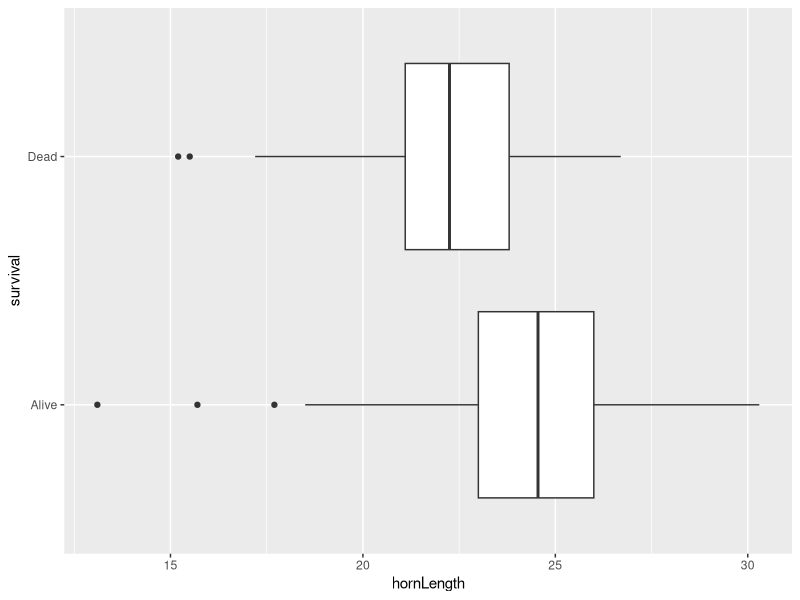
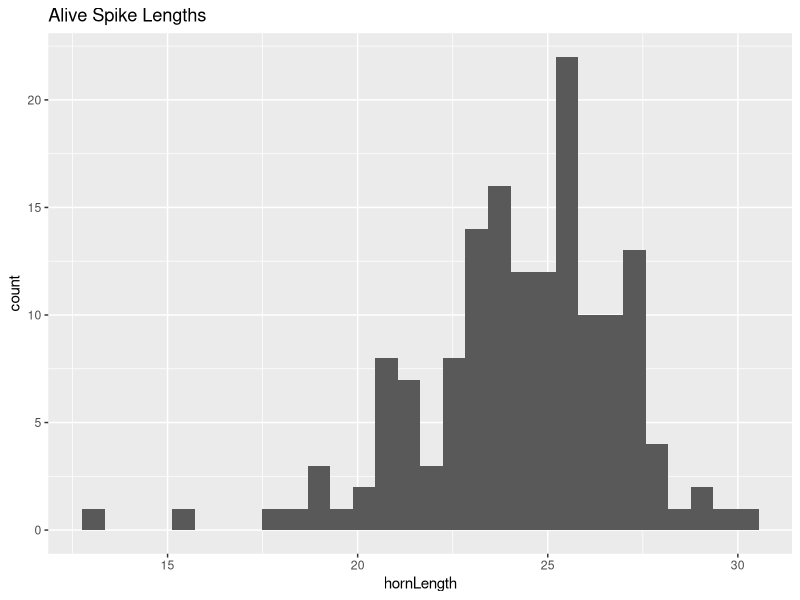
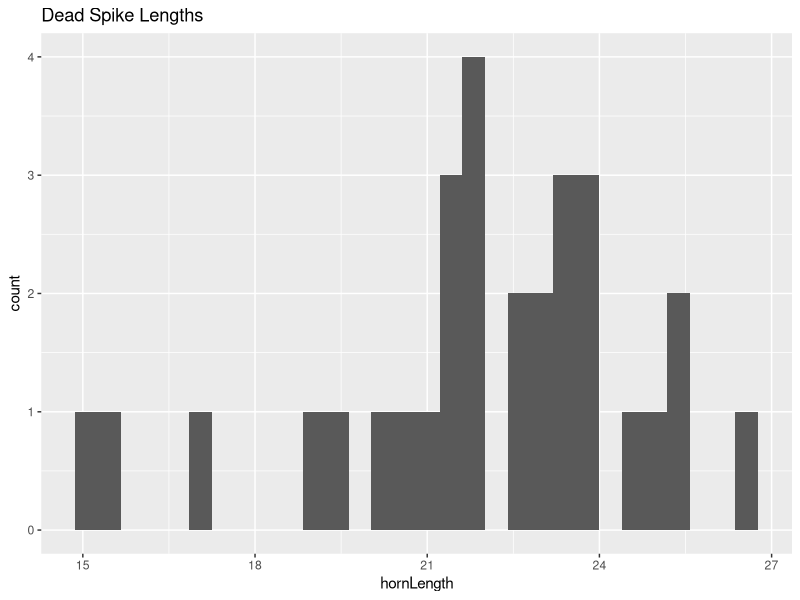
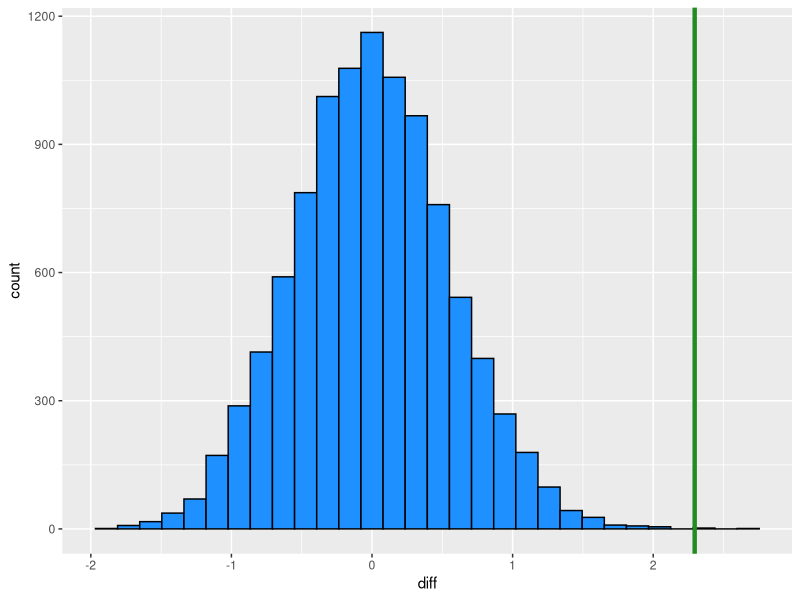
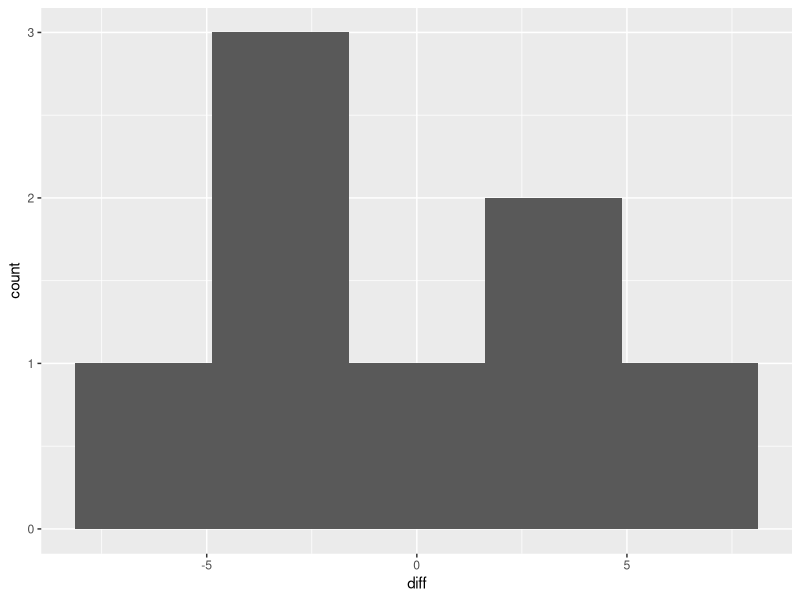

Here is the R script that generated these plots, in order:
## ---- chunk 1
knitr::opts_chunk$set(echo = TRUE, error = TRUE)
## ---- chunk 2
library(tidyverse)
## ---- chunk 3
lizards <- read_tsv("../../data/lizards.tsv")
## ---- chunk 4
ggplot(lizards, aes(x = hornLength, y = survival)) +
  geom_boxplot()
## ---- chunk 5
lizards %>%
  filter(survival == "Alive") %>%
  ggplot(aes(x = hornLength)) +
  geom_histogram() +
  labs(title = "Alive Spike Lengths")

lizards %>%
  filter(survival == "Dead") %>%
  ggplot(aes(x = hornLength)) +
  geom_histogram() +
  labs(title = "Dead Spike Lengths")
## ---- chunk 6
lizard_summary <- lizards %>%
  group_by(survival) %>%
  summarize(xbar = mean(hornLength),
            sd = sd(hornLength),
            n = n())

lizard_summary
## ---- chunk 7
xbar1 <- lizard_summary$xbar[1]
xbar2 <- lizard_summary$xbar[2]

s1 <- lizard_summary$sd[1]
s2 <- lizard_summary$sd[2]

n1 <- lizard_summary$n[1]
n2 <- lizard_summary$n[2]


xbar1 - xbar2
## ---- chunk 8
se <- sqrt(s1^2/n1 + s2^2/n2)

test_stat <- (xbar1 - xbar2 - 0) / se
## ---- chunk 9
w_numer <- (s1^2/n1 + s2^2/n2)^2
w_denom <- (s1^4/(n1^2*(n1-1)) + s2^4/(n2^2*(n2-1)))

w <- w_numer / w_denom
## ---- chunk 10
pt(test_stat, df = w, lower.tail = F)
## ---- chunk 11
2*pt(test_stat, df = w, lower.tail = F)
## ---- chunk 12
alive_lizards <- lizards %>% filter(survival == "Alive")
dead_lizards <- lizards %>% filter(survival == "Dead")

t.test(alive_lizards$hornLength, dead_lizards$hornLength,
       conf.level = 0.99)

t.test(alive_lizards$hornLength, dead_lizards$hornLength,
       conf.level = 0.99, alternative = "greater")
## ---- chunk 13
lizard_summary
## ---- chunk 14
s1 / s2
## ---- chunk 15
s_p <- sqrt( (s1^2*(n1-1) + s2^2*(n2-1)) / (n1 + n2 - 2) )
## ---- chunk 16
test_stat <- (xbar1 - xbar2 - 0) / (s_p*sqrt(1/n1 + 1/n2))
## ---- chunk 17
pt(test_stat, df = n1 + n2 - 2, lower.tail = F)
## ---- chunk 18
alive_lizards <- lizards %>% filter(survival == "Alive")
dead_lizards <- lizards %>% filter(survival == "Dead")

# Equal variances T test, two-sided
t.test(alive_lizards$hornLength, dead_lizards$hornLength,
       conf.level = 0.99,
       var.equal = T)

# Equal variances T test, one-sided
t.test(alive_lizards$hornLength, dead_lizards$hornLength,
       conf.level = 0.99, alternative = "greater",
       var.equal = T)
## ---- chunk 19
se <- (s_p*sqrt(1/n1 + 1/n2))
cv <- qt(0.995, df = n1 + n2 - 2)

c(xbar1 - xbar2 - cv*se, xbar1 - xbar2 + cv*se)
## ---- chunk 20
new_data <- function(data, n) {
  sample_n(data, size = n, replace = TRUE)
}
## ---- chunk 21
new_alive_xbar <- mean(new_data(lizards, 154)$hornLength)
new_dead_xbar <- mean(new_data(lizards, 30)$hornLength)

new_alive_xbar - new_dead_xbar
## ---- chunk 22
mean_diffs <- tibble(
  run = 1:10000,
  alive = replicate(10000,
                    mean(new_data(lizards, 154)$hornLength) ),
  dead = replicate(10000,
                    mean(new_data(lizards, 30)$hornLength) ),
  diff = alive - dead
)
## ---- chunk 23
ggplot(mean_diffs, aes(x = diff)) +
  geom_histogram(fill = "dodgerblue", color = "black") +
  geom_vline(xintercept = 2.295,
             color = "forestgreen", linewidth = 1.5)
## ---- chunk 24
mean(mean_diffs$diff > 2.295)
## ---- chunk 25
standard <- c(81, 87, 86, 59, 66, 70, 73, 92)
varied <- c(78, 91, 79, 65, 67, 72, 71, 96)
## ---- chunk 26
diff <- standard - varied

ggplot(mapping = aes(x = diff)) +
  geom_histogram(bins = 5)
## ---- chunk 27
xbar <- mean(diff)
s <- sd(diff)
n <- length(diff)

test_stat <- (xbar - 0) / (s/sqrt(n))
## ---- chunk 28
2*pt(test_stat, df = n-1)
## ---- chunk 29
t.test(diff, conf.level = 0.95)

t.test(standard, varied, conf.level = 0.95,
       paired = T)
